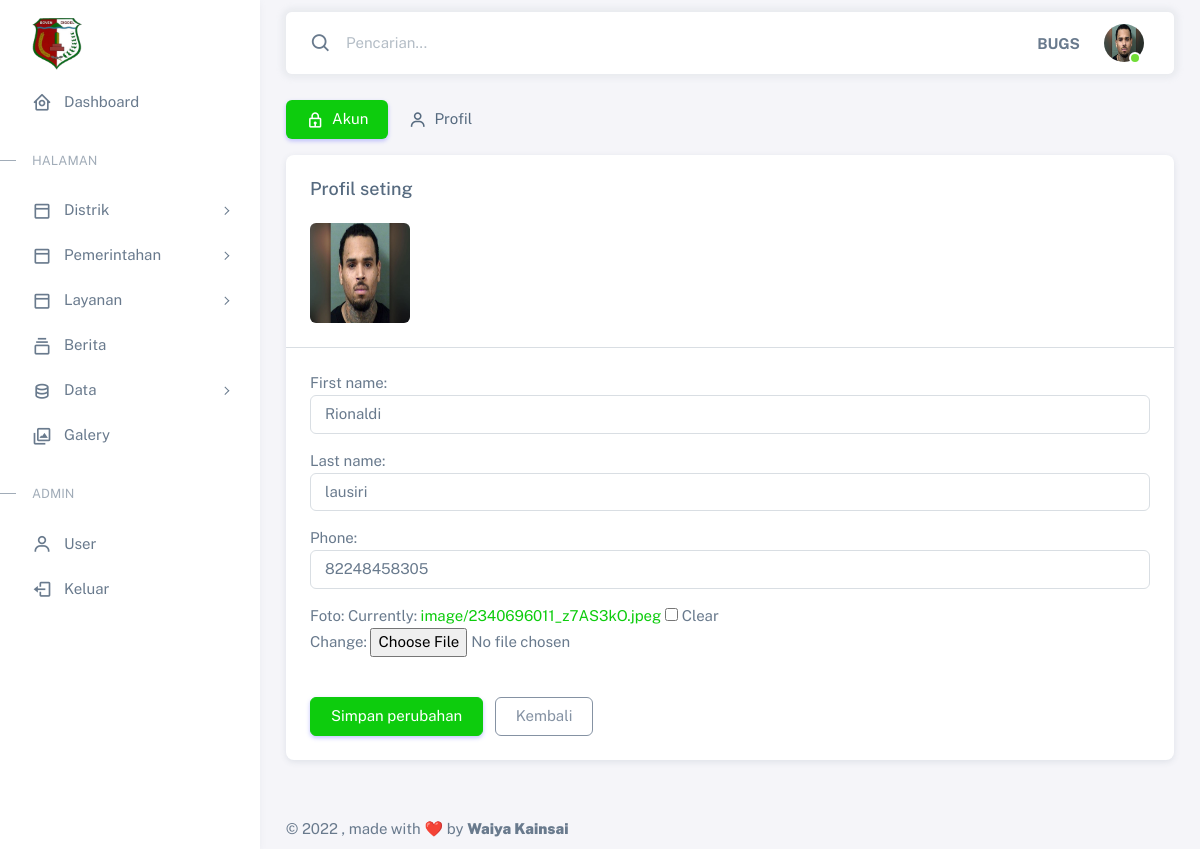
Screenshot of /panel/profileseting/ (signed in) with the database file from the repository.
### panel/models.py (models this page shows)
class UserProfile(models.Model):
    user = models.OneToOneField(User, on_delete=models.CASCADE)
    first_name = models.CharField(max_length=100, null=True)
    last_name = models.CharField(max_length=100, null=True)
    phone = models.IntegerField(null=True)
    foto = models.ImageField(blank=True, null=True, upload_to="image/")

### panel/views.py (the view)
# urls.py: path('profileseting/',views.user_profile, name='profileseting'),
@login_required(login_url='panel:login')
def user_profile(request):
    groupcheck = Group.objects.get(name= 'admin')
    form = UserProfileForm(request.POST or None, request.FILES or None, instance=request.user.userprofile)
    if form.is_valid():
        form.save()
        return redirect('/panel/')
    context = {
        'title': 'Panel | Profil seting',
        'form': form,
        'groupcheck':groupcheck,
    }
    return render(request, 'panel/personal_seting.html', context)

### panel/forms.py
class UserProfileForm(ModelForm):
    class Meta:
        model = UserProfile
        fields = ('first_name', 'last_name', 'phone', 'foto')
        widgets = {
            'first_name': forms.TextInput(attrs={'class': 'form-control', }),
            'last_name': forms.TextInput(attrs={'class': 'form-control', }),
            'phone': forms.TextInput(attrs={'class': 'form-control', 'maxlength':'12', }),
        }

### templates/panel/personal_seting.html (shortened to what this page needs)
{% extends '../adminbase.html' %}
{% load static %}
{% load widget_tweaks %}
{% block content %}
<div class="col-md-12">
    <ul class="nav nav-pills flex-column flex-md-row mb-3">
        <li class="nav-item">
          <a class="nav-link active" href="{% url 'panel:userprofile' %}"><i class="bx bx-lock me-1"></i> Akun</a>
        </li>
        <li class="nav-item">
          <a class="nav-link" href="{% url 'panel:profileseting' %}"><i class="bx bx-user me-1"></i> Profil</a>
        </li>
      </ul>
<div class="card mb-4">
    <h5 class="card-header">Profil seting</h5>
    <div class="card-body">
        <div class="d-flex align-items-start align-items-sm-center gap-4">
            {% if request.user.userprofile.foto %}
          <img
            src="{{request.user.userprofile.foto.url}}"
            alt="user-avatar"
            class="d-block rounded"
            height="100"
            width="100"
            id="uploadedAvatar"
          />
          {% endif %}
        </div>
      </div>
    <hr class="my-0" />
    <div class="card-body">
        <form method="POST" enctype="multipart/form-data">
        <div class="row">
          <div class="mb-3 col-md-12">
            {{ form.as_p}}
          </div>
        </div>
        <div class="mt-2">
          <button type="submit" class="btn btn-primary me-2">Simpan perubahan</button>
          <a href= "{% url 'panel:index' %}" class="btn btn-outline-secondary">Kembali</a>
        </div>
      </form>
    </div>
  </div>
</div>
{% endblock content %}

### templates/adminbase.html (shortened to what this page needs)
{% load static %}
<!DOCTYPE html>
<html
  lang="en"
  class="light-style layout-menu-fixed"
  dir="ltr"
  data-theme="theme-default"
  data-assets-path="../assets/"
  data-template="vertical-menu-template-free"
>
  <head>
    <link rel="stylesheet" href=" {% static 'vendor/fonts/boxicons.css' %}" />
    <link rel="stylesheet" href="{% static 'vendor/css/core.css' %}" class="template-customizer-core-css" />
    <link rel="stylesheet" href="{% static 'vendor/css/theme-default.css' %}" class="template-customizer-theme-css" />
    <link rel="stylesheet" href="{% static 'vendor/css/organisasi.css' %}" class="template-customizer-theme-css" />
    <link rel="stylesheet" href="{% static 'css/demo.css' %}" />
    <link rel="stylesheet" href="{% static 'vendor/libs/perfect-scrollbar/perfect-scrollbar.css' %}" />
    <link rel="stylesheet" href="{% static 'vendor/libs/apex-charts/apex-charts.css' %}" />
  </head>
  <body onload="startTime()">
    <div class="layout-wrapper layout-content-navbar">
      <div class="layout-container">
        {% include 'panel/admin_menu.html' %}
        <div class="layout-page">
          <nav
            class="layout-navbar container-xxl navbar navbar-expand-xl navbar-detached align-items-center bg-navbar-theme"
            id="layout-navbar"
          >
            <div class="navbar-nav-right d-flex align-items-center" id="navbar-collapse">
              <div class="navbar-nav align-items-center">
                <div class="nav-item d-flex align-items-center">
                  <i class="bx bx-search fs-4 lh-0"></i>
                  <input
                    type="text"
                    class="form-control border-0 shadow-none"
                    placeholder="Pencarian..."
                    aria-label="Search..."
                  />
                </div>
              </div>
              <ul class="navbar-nav flex-row align-items-center ms-auto">
                <li class="nav-item lh-1 me-3">
                  <strong >{{request.user|upper}}</strong>
                </li>
                <li class="nav-item navbar-dropdown dropdown-user dropdown">
                  <a class="nav-link dropdown-toggle hide-arrow" href="javascript:void(0);" data-bs-toggle="dropdown">
                    <div class="avatar avatar-online">
                      {% if request.user.userprofile.foto %}
                      <img src="{{ request.user.userprofile.foto.url }}" alt class="w-px-40 h-saja rounded-circle" />
                      {% else %}
                      <img src="{% static 'img/user_blank.png' %}" alt class="w-px-40 h-auto rounded-circle" />
                      {% endif %}
                    </div>
                  </a>
                </li>
              </ul>
            </div>
          </nav>
          <div class="content-wrapper">
            <div class="container-xxl flex-grow-1 container-p-y">
            {% block content %}
            {% endblock content %}
            </div>
            <footer class="content-footer footer bg-footer-theme">
              <div class="container-xxl d-flex flex-wrap justify-content-between py-2 flex-md-row flex-column">
                <div class="mb-2 mb-md-0">
                  ©
                  , made with ❤️ by
                  <a href="#" target="_blank" class="footer-link fw-bolder">Waiya Kainsai</a>
                </div>
              </div>
            </footer>
          </div>
        </div>
      </div>
    </div>
  </body>
</html>

### rows the page displays
UserProfile: first_name "Rionaldi", last_name "lausiri", phone "82248458305"

### other values shown
{{ request.user|upper }} "BUGS"
